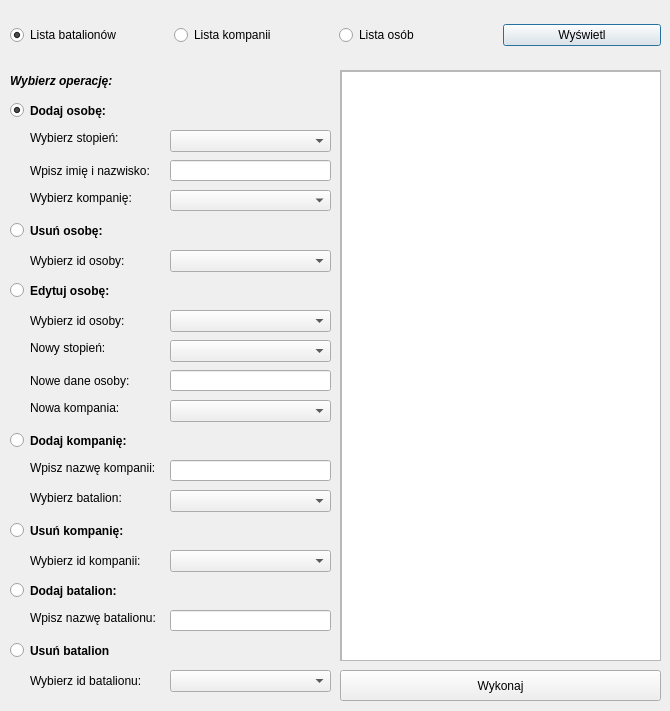
<?xml version="1.0" encoding="UTF-8"?>
<ui version="4.0">
 <class>Dialog4</class>
 <widget class="QDialog" name="Dialog4">
  <property name="geometry">
   <rect>
    <x>0</x>
    <y>0</y>
    <width>670</width>
    <height>711</height>
   </rect>
  </property>
  <property name="windowTitle">
   <string>Okno Administratora</string>
  </property>
  <widget class="QWidget" name="horizontalLayoutWidget">
   <property name="geometry">
    <rect>
     <x>10</x>
     <y>10</y>
     <width>651</width>
     <height>51</height>
    </rect>
   </property>
   <layout class="QHBoxLayout" name="horizontalLayout">
    <item>
     <widget class="QRadioButton" name="radioButton_3">
      <property name="text">
       <string>Lista batalionów</string>
      </property>
      <property name="checked">
       <bool>true</bool>
      </property>
     </widget>
    </item>
    <item>
     <widget class="QRadioButton" name="radioButton_2">
      <property name="text">
       <string>Lista kompanii</string>
      </property>
     </widget>
    </item>
    <item>
     <widget class="QRadioButton" name="radioButton">
      <property name="text">
       <string>Lista osób</string>
      </property>
     </widget>
    </item>
    <item>
     <widget class="QPushButton" name="pushButton">
      <property name="text">
       <string>Wyświetl</string>
      </property>
     </widget>
    </item>
   </layout>
  </widget>
  <widget class="QScrollArea" name="scrollArea">
   <property name="geometry">
    <rect>
     <x>340</x>
     <y>70</y>
     <width>321</width>
     <height>591</height>
    </rect>
   </property>
   <property name="layoutDirection">
    <enum>Qt::LeftToRight</enum>
   </property>
   <property name="verticalScrollBarPolicy">
    <enum>Qt::ScrollBarAsNeeded</enum>
   </property>
   <property name="horizontalScrollBarPolicy">
    <enum>Qt::ScrollBarAsNeeded</enum>
   </property>
   <property name="widgetResizable">
    <bool>true</bool>
   </property>
   <widget class="QWidget" name="scrollAreaWidgetContents">
    <property name="geometry">
     <rect>
      <x>0</x>
      <y>0</y>
      <width>319</width>
      <height>589</height>
     </rect>
    </property>
    <widget class="QTextBrowser" name="textBrowser">
     <property name="geometry">
      <rect>
       <x>0</x>
       <y>0</y>
       <width>321</width>
       <height>591</height>
      </rect>
     </property>
    </widget>
   </widget>
  </widget>
  <widget class="QLabel" name="label">
   <property name="geometry">
    <rect>
     <x>10</x>
     <y>70</y>
     <width>321</width>
     <height>21</height>
    </rect>
   </property>
   <property name="font">
    <font>
     <weight>75</weight>
     <italic>true</italic>
     <bold>true</bold>
    </font>
   </property>
   <property name="text">
    <string>Wybierz operację:</string>
   </property>
  </widget>
  <widget class="QRadioButton" name="radioButton_4">
   <property name="geometry">
    <rect>
     <x>10</x>
     <y>100</y>
     <width>321</width>
     <height>21</height>
    </rect>
   </property>
   <property name="font">
    <font>
     <weight>75</weight>
     <bold>true</bold>
    </font>
   </property>
   <property name="text">
    <string>Dodaj osobę:</string>
   </property>
   <property name="checked">
    <bool>true</bool>
   </property>
  </widget>
  <widget class="QComboBox" name="comboBox">
   <property name="geometry">
    <rect>
     <x>170</x>
     <y>130</y>
     <width>161</width>
     <height>22</height>
    </rect>
   </property>
  </widget>
  <widget class="QLabel" name="label_2">
   <property name="geometry">
    <rect>
     <x>30</x>
     <y>130</y>
     <width>131</width>
     <height>16</height>
    </rect>
   </property>
   <property name="text">
    <string>Wybierz stopień:</string>
   </property>
  </widget>
  <widget class="QLabel" name="label_3">
   <property name="geometry">
    <rect>
     <x>30</x>
     <y>160</y>
     <width>131</width>
     <height>21</height>
    </rect>
   </property>
   <property name="text">
    <string>Wpisz imię i nazwisko:</string>
   </property>
  </widget>
  <widget class="QLineEdit" name="lineEdit">
   <property name="geometry">
    <rect>
     <x>170</x>
     <y>160</y>
     <width>161</width>
     <height>21</height>
    </rect>
   </property>
  </widget>
  <widget class="QComboBox" name="comboBox_2">
   <property name="geometry">
    <rect>
     <x>170</x>
     <y>190</y>
     <width>161</width>
     <height>21</height>
    </rect>
   </property>
  </widget>
  <widget class="QLabel" name="label_4">
   <property name="geometry">
    <rect>
     <x>30</x>
     <y>190</y>
     <width>131</width>
     <height>16</height>
    </rect>
   </property>
   <property name="text">
    <string>Wybierz kompanię:</string>
   </property>
  </widget>
  <widget class="QRadioButton" name="radioButton_5">
   <property name="geometry">
    <rect>
     <x>10</x>
     <y>220</y>
     <width>321</width>
     <height>21</height>
    </rect>
   </property>
   <property name="font">
    <font>
     <weight>75</weight>
     <bold>true</bold>
    </font>
   </property>
   <property name="text">
    <string>Usuń osobę:</string>
   </property>
  </widget>
  <widget class="QLabel" name="label_5">
   <property name="geometry">
    <rect>
     <x>30</x>
     <y>250</y>
     <width>131</width>
     <height>21</height>
    </rect>
   </property>
   <property name="text">
    <string>Wybierz id osoby:</string>
   </property>
  </widget>
  <widget class="QComboBox" name="comboBox_3">
   <property name="geometry">
    <rect>
     <x>170</x>
     <y>250</y>
     <width>161</width>
     <height>22</height>
    </rect>
   </property>
  </widget>
  <widget class="QRadioButton" name="radioButton_7">
   <property name="geometry">
    <rect>
     <x>10</x>
     <y>430</y>
     <width>141</width>
     <height>21</height>
    </rect>
   </property>
   <property name="font">
    <font>
     <weight>75</weight>
     <bold>true</bold>
    </font>
   </property>
   <property name="text">
    <string>Dodaj kompanię:</string>
   </property>
  </widget>
  <widget class="QLabel" name="label_6">
   <property name="geometry">
    <rect>
     <x>30</x>
     <y>460</y>
     <width>131</width>
     <height>16</height>
    </rect>
   </property>
   <property name="text">
    <string>Wpisz nazwę kompanii:</string>
   </property>
  </widget>
  <widget class="QLabel" name="label_7">
   <property name="geometry">
    <rect>
     <x>30</x>
     <y>340</y>
     <width>131</width>
     <height>16</height>
    </rect>
   </property>
   <property name="text">
    <string>Nowy stopień:</string>
   </property>
  </widget>
  <widget class="QRadioButton" name="radioButton_10">
   <property name="geometry">
    <rect>
     <x>10</x>
     <y>280</y>
     <width>321</width>
     <height>21</height>
    </rect>
   </property>
   <property name="font">
    <font>
     <weight>75</weight>
     <bold>true</bold>
    </font>
   </property>
   <property name="text">
    <string>Edytuj osobę:</string>
   </property>
  </widget>
  <widget class="QLineEdit" name="lineEdit_2">
   <property name="geometry">
    <rect>
     <x>170</x>
     <y>370</y>
     <width>161</width>
     <height>21</height>
    </rect>
   </property>
  </widget>
  <widget class="QLabel" name="label_8">
   <property name="geometry">
    <rect>
     <x>30</x>
     <y>370</y>
     <width>131</width>
     <height>21</height>
    </rect>
   </property>
   <property name="text">
    <string>Nowe dane osoby:</string>
   </property>
  </widget>
  <widget class="QLabel" name="label_9">
   <property name="geometry">
    <rect>
     <x>30</x>
     <y>400</y>
     <width>131</width>
     <height>16</height>
    </rect>
   </property>
   <property name="text">
    <string>Nowa kompania:</string>
   </property>
  </widget>
  <widget class="QLabel" name="label_10">
   <property name="geometry">
    <rect>
     <x>30</x>
     <y>310</y>
     <width>131</width>
     <height>21</height>
    </rect>
   </property>
   <property name="text">
    <string>Wybierz id osoby:</string>
   </property>
  </widget>
  <widget class="QLineEdit" name="lineEdit_3">
   <property name="geometry">
    <rect>
     <x>170</x>
     <y>460</y>
     <width>161</width>
     <height>21</height>
    </rect>
   </property>
  </widget>
  <widget class="QLabel" name="label_11">
   <property name="geometry">
    <rect>
     <x>30</x>
     <y>490</y>
     <width>131</width>
     <height>16</height>
    </rect>
   </property>
   <property name="text">
    <string>Wybierz batalion:</string>
   </property>
  </widget>
  <widget class="QComboBox" name="comboBox_4">
   <property name="geometry">
    <rect>
     <x>170</x>
     <y>310</y>
     <width>161</width>
     <height>22</height>
    </rect>
   </property>
  </widget>
  <widget class="QComboBox" name="comboBox_5">
   <property name="geometry">
    <rect>
     <x>170</x>
     <y>340</y>
     <width>161</width>
     <height>22</height>
    </rect>
   </property>
  </widget>
  <widget class="QComboBox" name="comboBox_6">
   <property name="geometry">
    <rect>
     <x>170</x>
     <y>400</y>
     <width>161</width>
     <height>22</height>
    </rect>
   </property>
  </widget>
  <widget class="QComboBox" name="comboBox_7">
   <property name="geometry">
    <rect>
     <x>170</x>
     <y>490</y>
     <width>161</width>
     <height>22</height>
    </rect>
   </property>
  </widget>
  <widget class="QRadioButton" name="radioButton_6">
   <property name="geometry">
    <rect>
     <x>10</x>
     <y>520</y>
     <width>321</width>
     <height>21</height>
    </rect>
   </property>
   <property name="font">
    <font>
     <weight>75</weight>
     <bold>true</bold>
    </font>
   </property>
   <property name="text">
    <string>Usuń kompanię:</string>
   </property>
  </widget>
  <widget class="QLabel" name="label_12">
   <property name="geometry">
    <rect>
     <x>30</x>
     <y>550</y>
     <width>131</width>
     <height>21</height>
    </rect>
   </property>
   <property name="text">
    <string>Wybierz id kompanii:</string>
   </property>
  </widget>
  <widget class="QComboBox" name="comboBox_8">
   <property name="geometry">
    <rect>
     <x>170</x>
     <y>550</y>
     <width>161</width>
     <height>22</height>
    </rect>
   </property>
  </widget>
  <widget class="QRadioButton" name="radioButton_8">
   <property name="geometry">
    <rect>
     <x>10</x>
     <y>580</y>
     <width>321</width>
     <height>21</height>
    </rect>
   </property>
   <property name="font">
    <font>
     <weight>75</weight>
     <bold>true</bold>
    </font>
   </property>
   <property name="text">
    <string>Dodaj batalion:</string>
   </property>
  </widget>
  <widget class="QLineEdit" name="lineEdit_4">
   <property name="geometry">
    <rect>
     <x>170</x>
     <y>610</y>
     <width>161</width>
     <height>21</height>
    </rect>
   </property>
  </widget>
  <widget class="QLabel" name="label_13">
   <property name="geometry">
    <rect>
     <x>30</x>
     <y>610</y>
     <width>131</width>
     <height>16</height>
    </rect>
   </property>
   <property name="text">
    <string>Wpisz nazwę batalionu:</string>
   </property>
  </widget>
  <widget class="QLabel" name="label_14">
   <property name="geometry">
    <rect>
     <x>30</x>
     <y>670</y>
     <width>131</width>
     <height>21</height>
    </rect>
   </property>
   <property name="text">
    <string>Wybierz id batalionu:</string>
   </property>
  </widget>
  <widget class="QComboBox" name="comboBox_9">
   <property name="geometry">
    <rect>
     <x>170</x>
     <y>670</y>
     <width>161</width>
     <height>22</height>
    </rect>
   </property>
  </widget>
  <widget class="QRadioButton" name="radioButton_9">
   <property name="geometry">
    <rect>
     <x>10</x>
     <y>640</y>
     <width>321</width>
     <height>21</height>
    </rect>
   </property>
   <property name="font">
    <font>
     <weight>75</weight>
     <bold>true</bold>
    </font>
   </property>
   <property name="text">
    <string>Usuń batalion</string>
   </property>
  </widget>
  <widget class="QPushButton" name="pushButton_2">
   <property name="geometry">
    <rect>
     <x>340</x>
     <y>670</y>
     <width>321</width>
     <height>31</height>
    </rect>
   </property>
   <property name="text">
    <string>Wykonaj</string>
   </property>
  </widget>
 </widget>
 <resources/>
 <connections/>
</ui>
